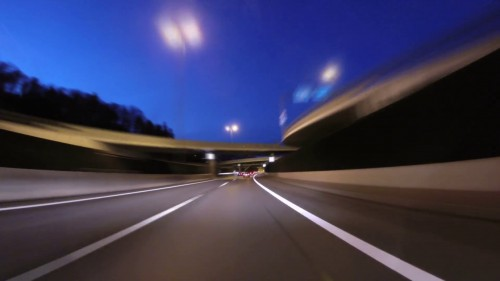
#> input picture road.jpg, 500 x 281 px
$ python road_lane_detection.py
#> lines starting #> are read from the running program, lines starting #| are printed output that depends on the picture; after the words box and inside, x2 and y2 are one past the last pixel; in counts of white or black regions, pixels touching at a corner belong together
import numpy as np
import cv2

img = cv2.imread('road.jpg')
#> img is the input picture: shape (281, 500, 3); mean B, G, R 91.6, 59.3, 59.8
cv2.imshow('input', img)

#binarization
lower = np.uint8([230, 230, 230])
upper = np.uint8([255, 255, 255])

img_out_binarization = cv2.inRange(img, lower, upper)
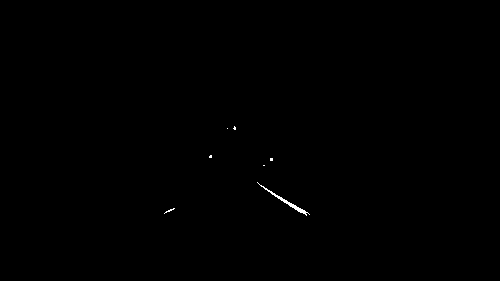
#> img_out_binarization: shape (281, 500); 0.14% white in thin lines or dots, all inside (x1, y1, x2, y2) = (164, 126, 310, 216)
cv2.imshow('binarization',img_out_binarization)

#bluring
img_out_blur = cv2.blur(img_out_binarization,(5,5))
cv2.imshow('blur',img_out_blur)

#canny edge detection
img_out_canny_edge_detection = cv2.Canny(img_out_blur,100,200)
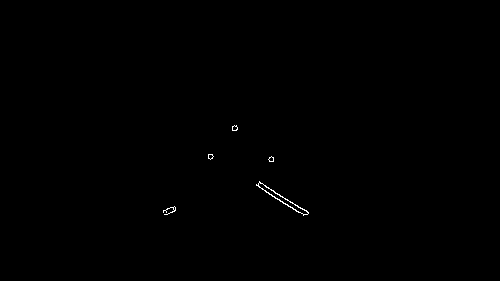
#> img_out_canny_edge_detection: shape (281, 500); 0.17% white in thin lines or dots, all inside (x1, y1, x2, y2) = (163, 125, 309, 216)
cv2.imshow('canny edge detection',img_out_canny_edge_detection)

#region of interest
# first, define the polygon by vertices
rows, cols = img_out_canny_edge_detection.shape[:2]
#> rows = 281; cols = 500
bottom_left  = [cols*0.2, rows*1]
#> bottom_left = [100, 281]
top_left     = [cols*0.4, rows*0.4]
#> top_left = [200, 112.4]
bottom_right = [cols*0.95, rows*1]
#> bottom_right = [475, 281]
top_right    = [cols*0.8, rows*0.4]
#> top_right = [400, 112.4]
#the vertices are an array of polygons (i.e array of arrays) and the data type must be integer
vertices = np.array([[bottom_left, top_left, top_right, bottom_right]], dtype=np.int32)

#filter out the required region of interest
mask_roi = np.zeros_like(img_out_canny_edge_detection)
if len(mask_roi.shape)==2:
    cv2.fillPoly(mask_roi, vertices, 255)
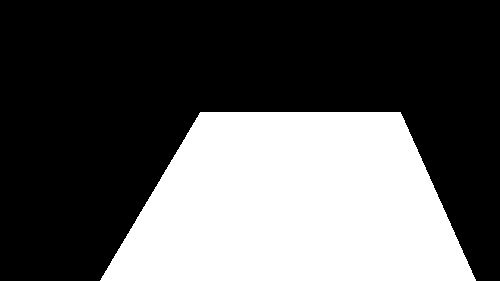
#> mask_roi: shape (281, 500); 34.7% white; 1 white region, box (x1, y1, x2, y2) and area: (100, 112, 476, 281) 48757
else:
    cv2.fillPoly(mask_roi, vertices, (255,)*mask_roi.shape[2]) # in case, the input image has a channel dimension

cv2.imshow('rigion of interest polygon',mask_roi)
img_roi = cv2.bitwise_and(img_out_canny_edge_detection, mask_roi)
cv2.imshow('region of interest',img_roi)

#probabilistic hough transformation
lines_hough_transformation = cv2.HoughLinesP(img_roi, rho=1, theta=np.pi/180, threshold=20, minLineLength=20, maxLineGap=300)
#> lines_hough_transformation = [[259, 182, 308, 213], [209, 154, 303, 215], [208, 154, 296, 211]]
print(lines_hough_transformation)
#| [[[259 182 308 213]]
#|  [[209 154 303 215]]
#|  [[208 154 296 211]]]

for line in lines_hough_transformation:
    coordinates = line[0]
    print(coordinates[0]+coordinates[1]+coordinates[2]+coordinates[3])
    cv2.line(img,(coordinates[0],coordinates[1]),(coordinates[2],coordinates[3]),[0,0,255],3)
#> this loop made 3 passes
#| 962
#| 881
#| 869
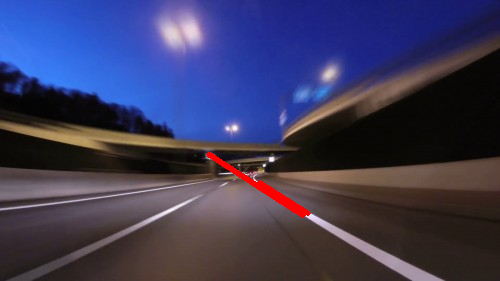
#> img: shape (281, 500, 3); 0.64% of pixels changed, all inside (x1, y1, x2, y2) = (206, 152, 311, 218)

cv2.imshow('hough transformation',img)

cv2.waitKey(0)
cv2.destroyAllWindows()
